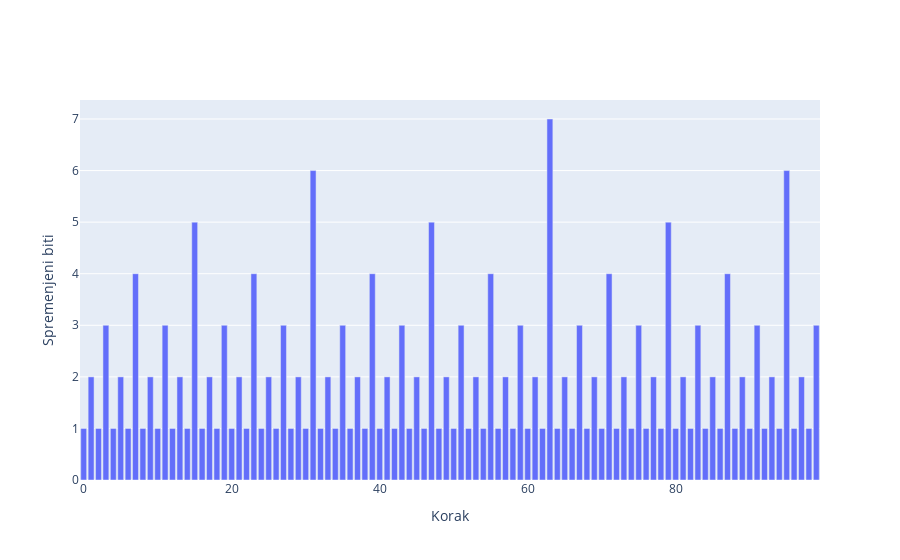

Notebook code for this chart:
### Code cell
VELIKOST = 8
KORAKI = 100

spremembe_bitov = CostTracker("Spremenjeni biti")
counter = Counter(VELIKOST)

for korak in range(KORAKI):
    i = 0
    while counter[i] == 1:
        counter.flip(i)
        spremembe_bitov.add_cost(step=korak, cost=1)
        i += 1
    counter.flip(i)
    spremembe_bitov.add_cost(step=korak, cost=1)

spremembe_bitov.plot()

### Figure 1 — Plotly figure (JSON) as saved in the notebook; plotly's stock layout.template omitted (floating-point values rounded to 4 significant figures)
{"data": [{"type": "bar", "x": [0, 1, 2, 3, 4, 5, 6, 7, 8, 9, 10, 11, 12, 13, 14, 15, 16, 17, 18, 19, 20, 21, 22, 23, 24, 25, 26, 27, 28, 29, 30, 31, 32, 33, 34, 35, 36, 37, 38, 39, 40, 41, 42, 43, 44, 45, 46, 47, 48, 49, 50, 51, 52, 53, 54, 55, 56, 57, 58, 59, 60, 61, 62, 63, 64, 65, 66, 67, 68, 69, 70, 71, 72, 73, 74, 75, 76, 77, 78, 79, 80, 81, 82, 83, 84, 85, 86, 87, 88, 89, 90, 91, 92, 93, 94, 95, 96, 97, 98, 99], "y": [1, 2, 1, 3, 1, 2, 1, 4, 1, 2, 1, 3, 1, 2, 1, 5, 1, 2, 1, 3, 1, 2, 1, 4, 1, 2, 1, 3, 1, 2, 1, 6, 1, 2, 1, 3, 1, 2, 1, 4, 1, 2, 1, 3, 1, 2, 1, 5, 1, 2, 1, 3, 1, 2, 1, 4, 1, 2, 1, 3, 1, 2, 1, 7, 1, 2, 1, 3, 1, 2, 1, 4, 1, 2, 1, 3, 1, 2, 1, 5, 1, 2, 1, 3, 1, 2, 1, 4, 1, 2, 1, 3, 1, 2, 1, 6, 1, 2, 1, 3]}], "layout": {"xaxis": {"title": {"text": "Korak"}}, "yaxis": {"title": {"text": "Spremenjeni biti"}}}}
